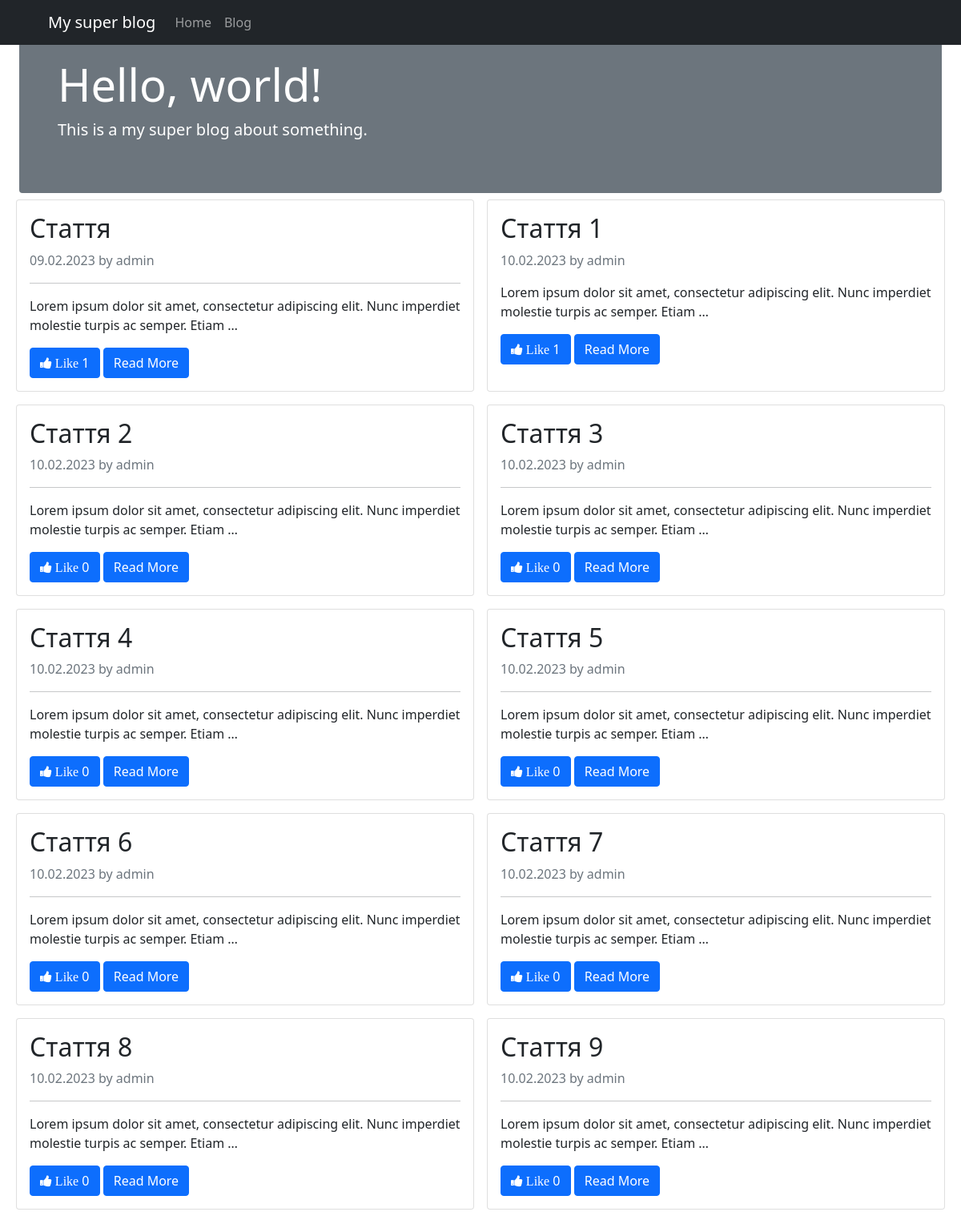
Screenshot of /blog/ with the database file from the repository.
### article/models.py (models this page shows, shortened)
class Post(models.Model):
    author = models.ForeignKey(User, on_delete=models.PROTECT)
    title = models.CharField(max_length=200, unique=True)
    slug = models.SlugField(unique=True)
    body = RichTextField()
    created = models.DateTimeField(auto_now_add=True)
    updated = models.DateTimeField(auto_now=True)
    status = models.CharField(default="draft", choices=STATUS, max_length=50)
    objects = PostManager()
    class Meta:
        default_related_name = "posts"
        ordering = ("created",)

### article/views.py (the view)
# urls.py: path("blog/", PostList.as_view(), name="blog"),
class PostList(ListView):
    queryset = Post.objects.publish().annotate(like_count=Count("likes"))
    template_name = "blog.html"

### article/templatetags/components.py (called while the page is built)
@register.inclusion_tag("components/likeBtn.html", takes_context=True)
def like_btn(context):
    return {"post": context["post"]}

### templates/blog.html (shortened to what this page needs)
{% extends "base.html" %}
{% load static %}
{% load components %}
{% block content %}
<section class="m-4">
  <article class="mt-4 p-5 bg-secondary text-white rounded">
    <h1 class="display-4">Hello, world!</h1>
    <p class="lead">This is a my super blog about something.</p>
  </article>
  <div class="row">
    {% for post in post_list %}
    <article class="post-item col-12 col-md-6 p-2">
      <div class="card h-100">
        <div class="card-body">
          <h2 class="card-title">{{ post.title }}</h2>
          <span class="text-secondary">
            <time datetime="{{ post.created|date:'d.m.Y' }}">{{ post.created|date:"d.m.Y" }}</time>
            by <address class="author text-secondary d-inline-block m-0">{{ post.author }}</address>
          </span>
          <p class="card-text">{{post.body|safe|truncatewords_html:15 }}</p>
          {% like_btn %}
          <a href="{% url 'post_detail' post.slug  %}" class="btn btn-primary">Read More</a>
        </div>
      </div>
    </article>
    {% endfor %}
  </div>
</section>
{% endblock content %}

### templates/base.html (shortened to what this page needs)
<!DOCTYPE html>
{% load static %}
<html lang="en">
<head>
    <link href="https://cdn.jsdelivr.net/npm/bootstrap@5.0.2/dist/css/bootstrap.min.css" rel="stylesheet"
>
    <link rel="stylesheet" href="https://stackpath.bootstrapcdn.com/font-awesome/4.7.0/css/font-awesome.min.css" />
    <link rel="stylesheet" href="{% static '/article/index.css' %}" />
</head>
<body>
    <nav class="navbar navbar-expand-md navbar-dark bg-dark fixed-top">
        <div class="container-fluid">
            <a class="navbar-brand ms-5" href="/">My super blog</a>
            <div class="collapse navbar-collapse" id="navbarNav">
                <ul class="navbar-nav">
                    <li class="nav-item">
                        <a class="nav-link" aria-current="page" href="/">Home</a>
                    </li>
                    <li class="nav-item">
                        <a class="nav-link" href="/blog/">Blog</a>
                    </li>
                </ul>
            </div>
        </div>
    </nav>
    <main>
        {% block content %}{% endblock content %}
    </main>
</body>
</html>

### templates/components/likeBtn.html
<button class="btn btn-primary btn-like" data-post="{{ post.id }}">
    <i class="fa fa-thumbs-up">&nbsp;Like</i>
    <span>{{ post.like_count }}</span>
</button>

### rows the page displays
Post: title "Стаття", created "09.02.2023", author "admin", body "Lorem ipsum dolor sit amet, consectetur adipiscing elit. Nunc imperdiet molestie turpis ac semper. Etiam …", like_count "1"
Post: title "Стаття 1", created "10.02.2023", author "admin", body "Lorem ipsum dolor sit amet, consectetur adipiscing elit. Nunc imperdiet molestie turpis ac semper. Etiam …", like_count "1"
Post: title "Стаття 2", created "10.02.2023", author "admin", body "Lorem ipsum dolor sit amet, consectetur adipiscing elit. Nunc imperdiet molestie turpis ac semper. Etiam …", like_count "0"
Post: title "Стаття 3", created "10.02.2023", author "admin", body "Lorem ipsum dolor sit amet, consectetur adipiscing elit. Nunc imperdiet molestie turpis ac semper. Etiam …", like_count "0"
Post: title "Стаття 4", created "10.02.2023", author "admin", body "Lorem ipsum dolor sit amet, consectetur adipiscing elit. Nunc imperdiet molestie turpis ac semper. Etiam …", like_count "0"
Post: title "Стаття 5", created "10.02.2023", author "admin", body "Lorem ipsum dolor sit amet, consectetur adipiscing elit. Nunc imperdiet molestie turpis ac semper. Etiam …", like_count "0"
Post: title "Стаття 6", created "10.02.2023", author "admin", body "Lorem ipsum dolor sit amet, consectetur adipiscing elit. Nunc imperdiet molestie turpis ac semper. Etiam …", like_count "0"
Post: title "Стаття 7", created "10.02.2023", author "admin", body "Lorem ipsum dolor sit amet, consectetur adipiscing elit. Nunc imperdiet molestie turpis ac semper. Etiam …", like_count "0"
Post: title "Стаття 8", created "10.02.2023", author "admin", body "Lorem ipsum dolor sit amet, consectetur adipiscing elit. Nunc imperdiet molestie turpis ac semper. Etiam …", like_count "0"
Post: title "Стаття 9", created "10.02.2023", author "admin", body "Lorem ipsum dolor sit amet, consectetur adipiscing elit. Nunc imperdiet molestie turpis ac semper. Etiam …", like_count "0"
